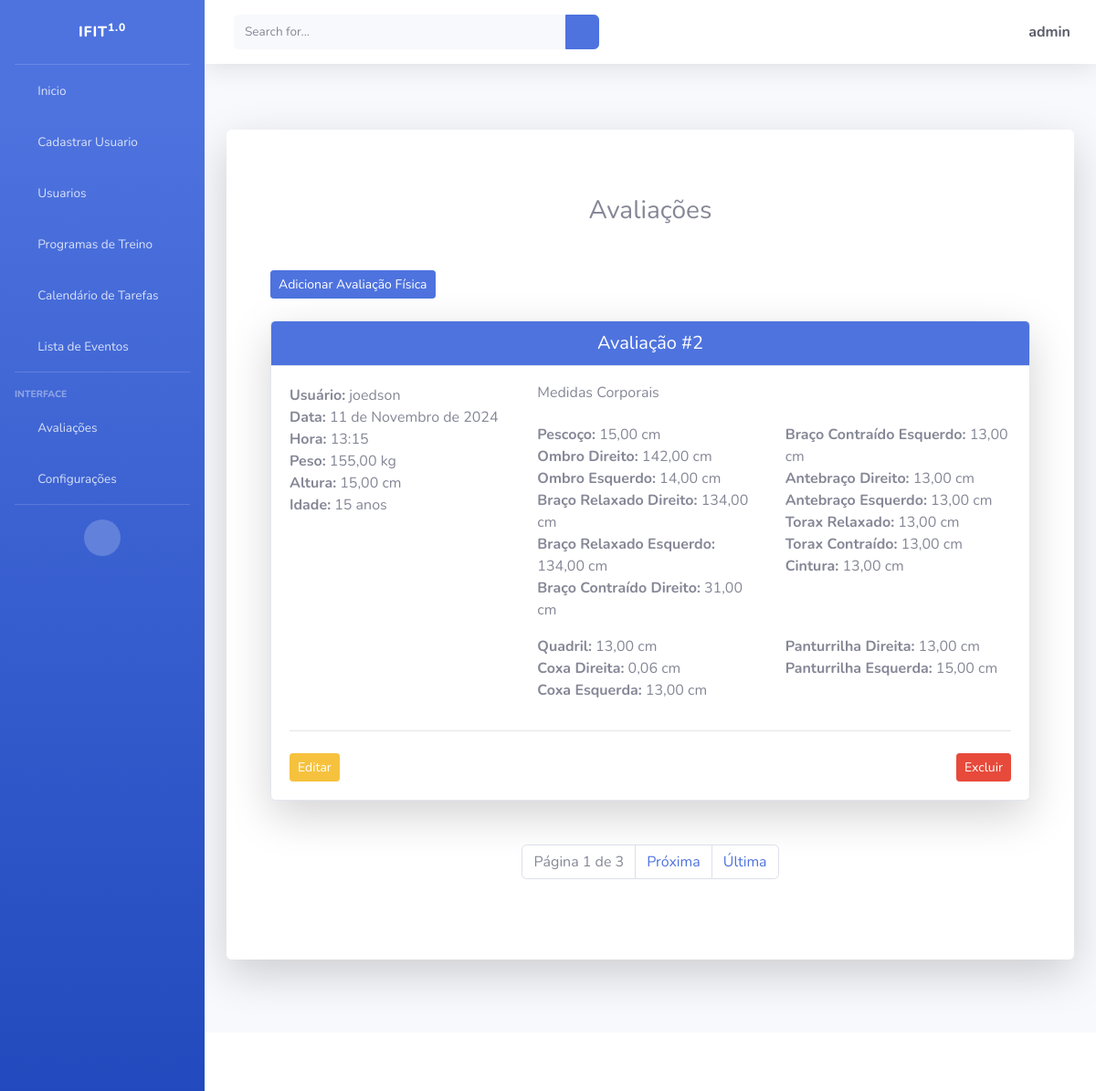
Page /listar/avaliacoes/ (signed in) on the committed database.
### cadastros/models.py (models this page shows, shortened)
class Avaliacao(models.Model):
    usuario = models.ForeignKey(User, on_delete=models.CASCADE)
    data = models.DateField()
    hora = models.TimeField()
    idade = models.PositiveIntegerField()
    peso = models.DecimalField(max_digits=5, decimal_places=2)
    altura = models.DecimalField(max_digits=4, decimal_places=2)
    pescoco = models.DecimalField(max_digits=5, decimal_places=2)
    ombro_dir = models.DecimalField(max_digits=5, decimal_places=2)
    ombro_esq = models.DecimalField(max_digits=5, decimal_places=2)
    braco_relaxado_dir = models.DecimalField(max_digits=5, decimal_places=2)
    braco_relaxado_esq = models.DecimalField(max_digits=5, decimal_places=2)
    braco_contraido_dir = models.DecimalField(max_digits=5, decimal_places=2)
    braco_contraido_esq = models.DecimalField(max_digits=5, decimal_places=2)
    antebraco_dir = models.DecimalField(max_digits=5, decimal_places=2)
    antebraco_esq = models.DecimalField(max_digits=5, decimal_places=2)
    torax_relaxado = models.DecimalField(max_digits=5, decimal_places=2)
    torax_contraido = models.DecimalField(max_digits=5, decimal_places=2)
    cintura = models.DecimalField(max_digits=5, decimal_places=2)
    quadril = models.DecimalField(max_digits=5, decimal_places=2)
    coxa_dir = models.DecimalField(max_digits=5, decimal_places=2)
    coxa_esq = models.DecimalField(max_digits=5, decimal_places=2)
    panturrilha_dir = models.DecimalField(max_digits=5, decimal_places=2)
    panturrilha_esq = models.DecimalField(max_digits=5, decimal_places=2)

### cadastros/views.py (the view)
# urls.py: path('listar/avaliacoes/', AvaliacaoList.as_view(), name='listar-avaliacoes'),
class AvaliacaoList(LoginRequiredMixin, ListView):
    login_url = reverse_lazy('login')
    model = Avaliacao
    template_name = 'cadastros/listas/avaliacao.html'
    paginate_by = 1
    def get_queryset(self):
        if self.request.user.is_staff:
            return Avaliacao.objects.all()
        else:
            return Avaliacao.objects.filter(usuario=self.request.user)

### cadastros/templates/cadastros/listas/avaliacao.html (shortened to what this page needs)
{% extends 'paginas/index.html' %}
{% load static %}
{% block conteudo %}
<div class="container my-5">
    <h3 class="text-center mb-5">Avaliações</h3>
    <div class="d-flex justify-content-between mb-4">
        {% if request.user.is_staff %}
        <a href="{% url 'cadastrar-avaliacao' %}" class="btn btn-primary btn-sm">Adicionar Avaliação Física</a>
        {% endif %}
    </div>
    <div class="row">
        {% for avaliacao in object_list %}
        <div class="col-12 mb-4">
            <div class="card shadow-lg">
                <div class="card-header bg-primary text-white text-center">
                    <h5 class="m-0">Avaliação #{{ avaliacao.pk }}</h5>
                </div>
                <div class="card-body">
                    <div class="row">
                        <div class="col-md-4 col-12 mb-3">
                            <ul class="list-unstyled">
                                <li><strong>Usuário:</strong> {{ avaliacao.usuario }}</li>
                                <li><strong>Data:</strong> {{ avaliacao.data }}</li>
                                <li><strong>Hora:</strong> {{ avaliacao.hora }}</li>
                                <li><strong>Peso:</strong> {{ avaliacao.peso }} kg</li>
                                <li><strong>Altura:</strong> {{ avaliacao.altura }} cm</li>
                                <li><strong>Idade:</strong> {{ avaliacao.idade }} anos</li>
                            </ul>
                        </div>
                        <div class="col-md-8 col-12">
                            <h6 class="mb-4">Medidas Corporais</h6>
                            <div class="row">
                                <div class="col-6">
                                    <ul class="list-unstyled">
                                        <li><strong>Pescoço:</strong> {{ avaliacao.pescoco }} cm</li>
                                        <li><strong>Ombro Direito:</strong> {{ avaliacao.ombro_dir }} cm</li>
                                        <li><strong>Ombro Esquerdo:</strong> {{ avaliacao.ombro_esq }} cm</li>
                                        <li><strong>Braço Relaxado Direito:</strong> {{ avaliacao.braco_relaxado_dir }} cm</li>
                                        <li><strong>Braço Relaxado Esquerdo:</strong> {{ avaliacao.braco_relaxado_esq }} cm</li>
                                        <li><strong>Braço Contraído Direito:</strong> {{ avaliacao.braco_contraido_dir }} cm</li>
                                    </ul>
                                </div>
                                <div class="col-6">
                                    <ul class="list-unstyled">
                                        <li><strong>Braço Contraído Esquerdo:</strong> {{ avaliacao.braco_contraido_esq }} cm</li>
                                        <li><strong>Antebraço Direito:</strong> {{ avaliacao.antebraco_dir }} cm</li>
                                        <li><strong>Antebraço Esquerdo:</strong> {{ avaliacao.antebraco_esq }} cm</li>
                                        <li><strong>Torax Relaxado:</strong> {{ avaliacao.torax_relaxado }} cm</li>
                                        <li><strong>Torax Contraído:</strong> {{ avaliacao.torax_contraido }} cm</li>
                                        <li><strong>Cintura:</strong> {{ avaliacao.cintura }} cm</li>
                                    </ul>
                                </div>
                            </div>
                            <div class="row">
                                <div class="col-6">
                                    <ul class="list-unstyled">
                                        <li><strong>Quadril:</strong> {{ avaliacao.quadril }} cm</li>
                                        <li><strong>Coxa Direita:</strong> {{ avaliacao.coxa_dir }} cm</li>
                                        <li><strong>Coxa Esquerda:</strong> {{ avaliacao.coxa_esq }} cm</li>
                                    </ul>
                                </div>
                                <div class="col-6">
                                    <ul class="list-unstyled">
                                        <li><strong>Panturrilha Direita:</strong> {{ avaliacao.panturrilha_dir }} cm</li>
                                        <li><strong>Panturrilha Esquerda:</strong> {{ avaliacao.panturrilha_esq }} cm</li>
                                    </ul>
                                </div>
                            </div>
                        </div>
                    </div>
                    <hr>
                    <div class="d-flex justify-content-between mt-4">
                        <a href="{% url 'editar-avaliacao' avaliacao.pk %}" class="btn btn-warning btn-sm" title="Editar">Editar</a>
                        <a href="{% url 'excluir-avaliacao' avaliacao.pk %}" class="btn btn-danger btn-sm" title="Excluir">Excluir</a>
                    </div>
                </div>
            </div>
        </div>
        {% empty %}
        <div class="col-12">
            <div class="alert alert-info text-center">
                Nenhuma Avaliação registrada.
            </div>
        </div>
        {% endfor %}
    </div>
    <div class="d-flex justify-content-center mt-4">
        <nav aria-label="Paginação">
            <ul class="pagination">
                <li class="page-item disabled">
                    <span class="page-link">Página {{ page_obj.number }} de {{ page_obj.paginator.num_pages }}</span>
                </li>
                {% if page_obj.has_next %}
                <li class="page-item">
                    <a class="page-link" href="?page={{ page_obj.next_page_number }}">Próxima</a>
                </li>
                <li class="page-item">
                    <a class="page-link" href="?page={{ page_obj.paginator.num_pages }}">Última</a>
                </li>
                {% endif %}
            </ul>
        </nav>
    </div>
</div>
{% endblock %}

### paginas/templates/paginas/index.html (shortened to what this page needs)
{% load static %}
<!DOCTYPE html>
<html lang="pt-br">
<head>
    <link href={% static "fontawesome-free/css/all.min.css" %} rel="stylesheet" type="text/css">
    <link href={% static "css/sb-admin-2.min.css" %} rel="stylesheet" type="text/css">
    <link href={% static "css/sb-admin-2.min.css" %} rel="stylesheet">
</head>
<body id="page-top">
    <div id="wrapper">
        <ul class="navbar-nav bg-gradient-primary sidebar sidebar-dark accordion" id="accordionSidebar">
            <a class="sidebar-brand d-flex align-items-center justify-content-center" href="index.html">
                <div class="sidebar-brand-text mx-3">IFIT<sup>1.0</sup></div>
            </a>
            <hr class="sidebar-divider my-0">
            <li class="nav-item {% if request.path == '/' or request.path == '/inicio/' %}active{% endif %}">
                <a class="nav-link" href="{% url 'inicio' %}">
                    <i class="fas fa-fw fa-home"></i>
                    <span>Inicio</span>
                </a>
            </li>
            <li class="nav-item {% if request.path == '/registrar/' %}active{% endif %}">
                {% if user.is_staff %}
                    <a class="nav-link" href="{% url 'registrar' %}">
                        <i class="fas fa-fw fa-plus"></i>
                        <span>Cadastrar Usuario</span>
                    </a>
                {% endif %}
            </li>
            <li class="nav-item {% if request.path == '/listar-usersauth/' %}active{% endif %}">
                {% if user.is_staff %}
                    <a class="nav-link" href="{% url 'listar-usersauth' %}">
                        <i class="fas fa-fw fa-user"></i>
                        <span>Usuarios</span>
                    </a>
                {% endif %}
            </li>
            <li class="nav-item {% if request.path == '/listar-training-exercicios/' %}active{% endif %}">
                <a class="nav-link" href="{% url 'listar-training-exercicios' %}">
                    <i class="fas fa-fw fa-dumbbell"></i>
                    <span>Programas de Treino</span>
                </a>
            </li>
            <li class="nav-item {% if request.path == '/calendar/' %}active{% endif %}">
                <a class="nav-link" href="{% url 'calendar' %}">
                    <i class="fas fa-fw fa-calendar"></i>
                    <span>Calendário de Tarefas</span>
                </a>
            </li>
            <li class="nav-item {% if request.path == '/task-list/' %}active{% endif %}">
                <a class="nav-link" href="{% url 'task-list' %}">
                    <i class="fas fa-fw fa-clipboard"></i>
                    <span>Lista de Eventos</span>
                </a>
            </li>
            <hr class="sidebar-divider">
            <div class="sidebar-heading">
                Interface
            </div>
            <li class="nav-item {% if request.path == '/avaliacoes/' or request.path == '/listar-avaliacoes/' %}active{% endif %}">
                <a class="nav-link collapsed" href="#" data-toggle="collapse" data-target="#collapseTwo"
                    aria-expanded="true" aria-controls="collapseTwo">
                    <i class="fas fa-fw fa-heartbeat"></i>
                    <span>Avaliações</span>
                </a>
            </li>
            <li class="nav-item {% if request.path == '/atualizar-dados/' %}active{% endif %}">
                <a class="nav-link collapsed" href="#" data-toggle="collapse" data-target="#collapseUtilities"
                    aria-expanded="true" aria-controls="collapseUtilities">
                    <i class="fas fa-fw fa-wrench"></i>
                    <span>Configurações</span>
                </a>
            </li>
            <hr class="sidebar-divider d-none d-md-block">
            <div class="text-center d-none d-md-inline">
                <button class="rounded-circle border-0" id="sidebarToggle"></button>
            </div>
        </ul>
        <div id="content-wrapper" class="d-flex flex-column">
            <div id="content">
                <nav class="navbar navbar-expand navbar-light bg-white topbar mb-4 static-top shadow">
                    <form
                        class="d-none d-sm-inline-block form-inline mr-auto ml-md-3 my-2 my-md-0 mw-100 navbar-search">
                        <div class="input-group">
                            <input type="text" class="form-control bg-light border-0 small" placeholder="Search for..."
                                aria-label="Search" aria-describedby="basic-addon2">
                            <div class="input-group-append">
                                <button class="btn btn-primary" type="button">
                                    <i class="fas fa-search fa-sm"></i>
                                </button>
                            </div>
                        </div>
                    </form>
                    <ul class="navbar-nav ml-auto">
                        <li class="nav-item dropdown no-arrow">
                            {% if request.user.is_authenticated %}
                            <a class="nav-link dropdown-toggle" href="#" id="userDropdown" role="button"
                                data-toggle="dropdown" aria-haspopup="true" aria-expanded="false">
                                <span class="fas fa-user-circle fa-lg fa-fw mr-2 text-dark"></span>
                                <span class="font-weight-bold text-dark">{{ request.user }}</span>
                            </a>
                            {% endif %}
                        </li>
                    </ul>
                </nav>
                <div class="container-fluid py-5">
                    <div class="jumbotron bg-white shadow-lg p-4 rounded">
                        {% block conteudo %}{% endblock %}
                    </div>
                </div>
            </div>
            <footer class="sticky-footer bg-white">
            </footer>
        </div>
    </div>
</body>
</html>

### rows in the picture
Avaliacao: pk "2", usuario "joedson", data "11 de Novembro de 2024", hora "13:15", peso "155,00", altura "15,00", idade "15", pescoco "15,00", ombro_dir "142,00", ombro_esq "14,00", braco_relaxado_dir "134,00", braco_relaxado_esq "134,00", braco_contraido_dir "31,00", braco_contraido_esq "13,00", antebraco_dir "13,00", antebraco_esq "13,00", torax_relaxado "13,00", torax_contraido "13,00", cintura "13,00", quadril "13,00", coxa_dir "0,06", coxa_esq "13,00", panturrilha_dir "13,00", panturrilha_esq "15,00"

### other values in the picture
{{ request.user }} "admin"
{{ page_obj.number }} "1"
{{ page_obj.paginator.num_pages }} "3"
